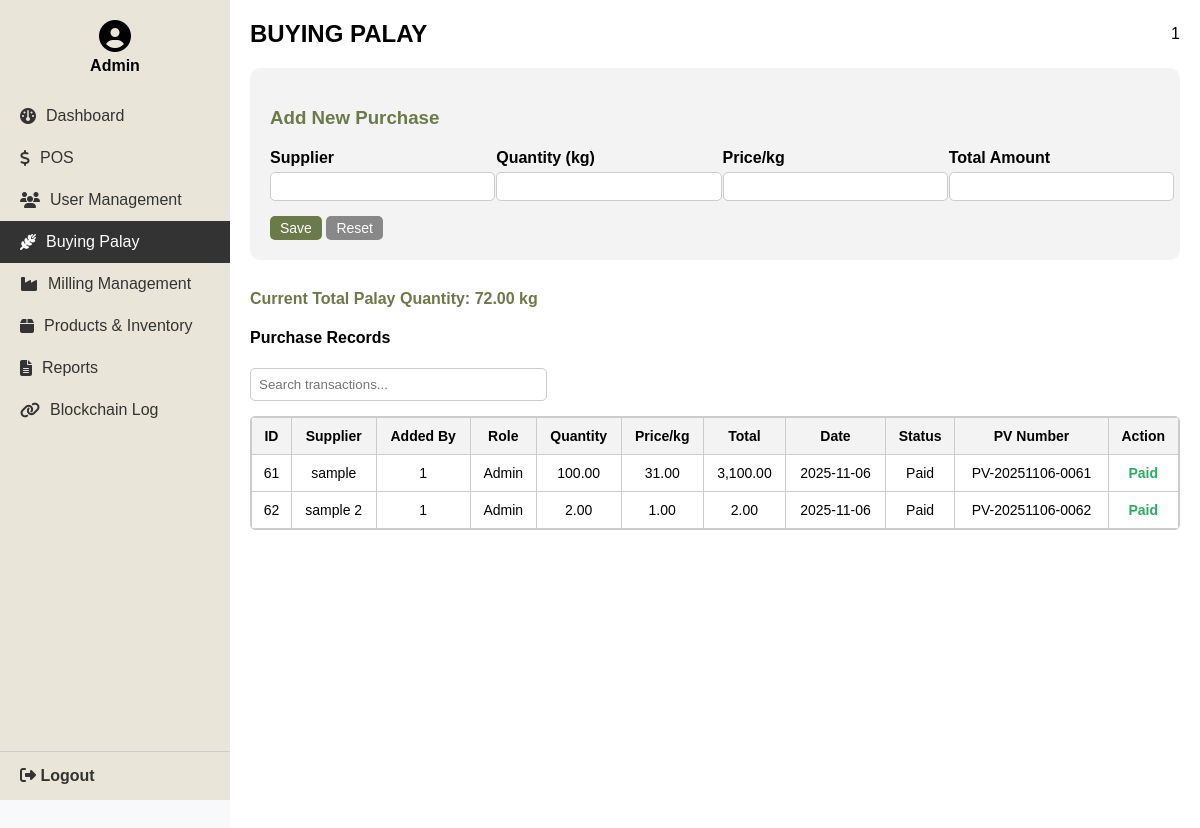
Screenshot of /buyingPalay.php (signed in) with the database file from the repository.
### tables this page shows
CREATE TABLE `palay_milling_process` (
  `id` int(11) NOT NULL,
  `rice_type` varchar(100) DEFAULT NULL,
  `palay_quantity` decimal(10,2) DEFAULT NULL,
  `added_by` int(11) DEFAULT NULL,
  `added_date` datetime DEFAULT NULL
);

CREATE TABLE `palay_purchases` (
  `id` int(11) NOT NULL,
  `supplier` varchar(100) NOT NULL,
  `user_id` varchar(50) NOT NULL,
  `quantity` decimal(10,2) NOT NULL,
  `total_amount` decimal(10,2) NOT NULL,
  `purchase_date` date NOT NULL,
  `price` decimal(10,2) NOT NULL,
  `payment_status` enum('Pending','Paid','Void') NOT NULL,
  `pv_printed` tinyint(1) NOT NULL DEFAULT 0,
  `pv_number` varchar(50) DEFAULT NULL
);

CREATE TABLE `users` (
  `id` int(11) NOT NULL,
  `user_id` varchar(20) NOT NULL,
  `name` varchar(100) NOT NULL,
  `role` varchar(50) NOT NULL,
  `password` varchar(255) NOT NULL,
  `date_added` date NOT NULL DEFAULT curdate()
);

### buyingPalay.php (the view, shortened to what this page needs)
<?php
include "db.php";
$current_user_name = $_SESSION['name'] ?? '';
$current_role      = $_SESSION['role'] ?? 'Operator';
$total_palay = 0;
$palay_res = $conn->query("SELECT palay_quantity FROM palay_milling_process LIMIT 1");
if ($palay_res && $palay_res->num_rows > 0) {
    $row = $palay_res->fetch_assoc();
    $total_palay = floatval($row['palay_quantity']);
}
?>
<!DOCTYPE html>
<html lang="en">
<head>
<link rel="stylesheet" href="https://cdnjs.cloudflare.com/ajax/libs/font-awesome/6.4.0/css/all.min.css" />
</head>
<body>
<aside class="sidebar">
    <div>
        <div class="profile">
            <i class="fa-solid fa-user-circle"></i>
            <span><?= htmlspecialchars($current_role); ?></span>
        </div>
        <ul class="menu">
            <li><a href="dashboard.php"><i class="fa-solid fa-gauge"></i> Dashboard</a></li>
                  <li><a href="pos.php"><i class="fa-solid fa-dollar"></i> POS</a></li>
            <li><a href="usermanagement.php"><i class="fa-solid fa-users"></i> User Management</a></li>
            <li class="active"><a href="buyingpalay.php"><i class="fa-solid fa-wheat-awn"></i> Buying Palay</a></li>
            <li><a href="milling.php"><i class="fa-solid fa-industry"></i> Milling Management</a></li>
            <li><a href="products.php"><i class="fa-solid fa-box"></i> Products & Inventory</a></li>
            <li><a href="reports.php"><i class="fa-solid fa-file-lines"></i> Reports</a></li>
            <li><a href="blockchain.php"><i class="fa-solid fa-link"></i> Blockchain Log</a></li>
        </ul>
    </div>
    <div class="logout" onclick="window.location.href='logout.php'">
        <i class="fa-solid fa-right-from-bracket"></i> Logout
    </div>
</aside>
<main class="main-content">
<header class="header">
    <h2>BUYING PALAY</h2>
    <div class="user-info">
        <span><?= htmlspecialchars($current_user_name); ?></span>
    </div>
</header>
<section style="margin-bottom:30px;padding:20px;background:#f3f3f3;border-radius:10px;">
    <h3 style="color:#6a7a48;margin-bottom:20px;">Add New Purchase</h3>
    <form method="POST" id="addPurchaseForm">
        <div class="form-grid">
            <div>
                <label>Supplier</label>
                <input type="text" name="supplier" required>
            </div>
            <div>
                <label>Quantity (kg)</label>
                <input type="number" name="quantity" id="quantity" required>
            </div>
            <div>
                <label>Price/kg</label>
                <input type="number" step="0.01" name="price" id="price" required>
            </div>
            <div>
                <label>Total Amount</label>
                <input type="number" step="0.01" name="total_amount" id="total_amount" readonly required>
            </div>
        </div>
        <div style="margin-top:15px;">
            <button type="submit" name="add" class="btn">Save</button>
            <button type="reset" class="btn" style="background:#888;">Reset</button>
        </div>
    </form>
</section>
<div class="total-palay">
    Current Total Palay Quantity: <?= number_format($total_palay, 2); ?> kg
</div>
<h4>Purchase Records</h4>
<div style="margin-bottom:15px;">
    <input type="text" id="searchInput" placeholder="Search transactions..." style="width:30%;padding:8px;border:1px solid #ccc;border-radius:5px;">
</div>
<div class="table-wrapper">
    <table>
        <thead>
            <tr>
                <th>ID</th>
                <th>Supplier</th>
                <th>Added By</th>
                <th>Role</th>
                <th>Quantity</th>
                <th>Price/kg</th>
                <th>Total</th>
                <th>Date</th>
                <th>Status</th>
                <th>PV Number</th>
                <th>Action</th>
            </tr>
        </thead>
        <tbody>
            <?php
            $res = $conn->query("
                SELECT p.*, u.name AS user_name, u.role AS user_role
                FROM palay_purchases p
                JOIN users u ON p.user_id = u.user_id
                ORDER BY p.id ASC
            ");
            while ($row = $res->fetch_assoc()) {
                $date = date('Y-m-d', strtotime($row['purchase_date']));
                $pvNumber = $row['pv_number'] ?? ($row['pv_printed'] ? 'Yes' : 'No');
                echo '<tr>';
                echo '<td>' . $row['id'] . '</td>';
                echo '<td>' . htmlspecialchars($row['supplier']) . '</td>';
                echo '<td>' . htmlspecialchars($row['user_name']) . '</td>';
                echo '<td>' . htmlspecialchars($row['user_role']) . '</td>';
                echo '<td>' . number_format($row['quantity'], 2) . '</td>';
                echo '<td>' . number_format($row['price'], 2) . '</td>';
                echo '<td>' . number_format($row['total_amount'], 2) . '</td>';
                echo '<td>' . $date . '</td>';
                echo '<td>' . $row['payment_status'] . '</td>';
                echo '<td>' . htmlspecialchars($pvNumber) . '</td>';
                echo '<td>';
                if ($row['payment_status'] === 'Pending') {
                    echo '<button type="button" class="btn" style="background:#2980b9;" onclick="openPrintPV(' . $row['id'] . ')">Print PV</button> ';
                    echo '<form method="POST" style="display:inline-block;">
                            <input type="hidden" name="id" value="' . $row['id'] . '">
                            <button type="submit" name="paid" class="btn" style="background:' . ($row['pv_printed'] ? '#27ae60' : '#aaa') . ';" ' . ($row['pv_printed'] ? '' : 'disabled') . '>Mark as Paid</button>
                          </form> ';
                    echo '<form method="POST" style="display:inline-block;">
                            <input type="hidden" name="id" value="' . $row['id'] . '">
                            <button type="submit" name="void" class="btn" style="background:#c0392b;">Void</button>
                          </form>';
                } elseif ($row['payment_status'] === 'Paid') {
                    echo '<span style="color:#27ae60;font-weight:bold;">Paid</span>';
                } else {
                    echo '<span style="color:#c0392b;font-weight:bold;">Voided</span>';
                }
                echo '</td>';
                echo '</tr>';
            }
            ?>
        </tbody>
    </table>
</div>
</main>
</body>
</html>

### buyingPalay.php (style rules this page uses)
body { margin:0; font-family:Arial,sans-serif; display:flex; background:#f8f9fa; height:100vh; overflow:hidden; }
.sidebar { width:230px; background:#e9e6d9; height:100vh; display:flex; flex-direction:column; justify-content:space-between; flex-shrink:0; position:fixed; left:0; top:0; overflow-y:auto; }
.sidebar .profile { text-align:center; margin:20px 0; font-weight:bold; }
.sidebar .profile i { font-size:2rem; display:block; margin-bottom:5px; }
.sidebar .menu { list-style:none; padding:0; margin:0; flex:1; }
.sidebar .menu li { padding:12px 20px; cursor:pointer; display:flex; align-items:center; gap:10px; color:#333; }
.sidebar .menu li:hover, .sidebar .menu li.active { background:#333; color:#fff; }
.sidebar .menu a { text-decoration:none; color:inherit; display:flex; align-items:center; gap:10px; width:100%; }
.sidebar .logout { display:block; padding:15px 20px; border-top:1px solid #ccc; cursor:pointer; font-weight:bold; color:#333; text-decoration:none; }
.main-content { flex:1; padding:20px; background:#fff; overflow-y:auto; margin-left:230px; height:100vh; }
.header { display:flex; justify-content:space-between; align-items:center; margin-bottom:20px; flex-wrap:wrap; }
.header h2 { margin:0; }
.user-info { display:flex; align-items:center; gap:10px; }
.form-grid { display:grid; grid-template-columns:repeat(auto-fit,minmax(200px,1fr)); gap:15px; }
.form-grid label { font-weight:bold; display:block; margin-bottom:5px; }
.form-grid input { width:100%; padding:6px; border:1px solid #ccc; border-radius:5px; }
.btn { padding:4px 10px; background:#6a7a48; color:#fff; border:none; border-radius:5px; cursor:pointer; font-size:14px; }
.table-wrapper { max-height:260px; overflow-y:auto; border:1px solid #ccc; border-radius:5px; }
table { width:100%; border-collapse:collapse; font-size:14px; }
table th, table td { border:1px solid #ccc; padding:10px; text-align:center; white-space:nowrap; }
table th { background:#f3f3f3; position:sticky; top:0; z-index:2; }
.total-palay { font-size:16px; font-weight:bold; margin-bottom:10px; color:#6a7a48; }

### rows the page displays
palay_milling_process: palay_quantity "72.00"
palay_purchases: id "61", supplier "sample", user.name "1", user.role "Admin", quantity "100.00", price "31.00", total_amount "3,100.00", purchase_date "2025-11-06", payment_status "Paid", pv_number "PV-20251106-0061"
palay_purchases: id "62", supplier "sample 2", user.name "1", user.role "Admin", quantity "2.00", price "1.00", total_amount "2.00", purchase_date "2025-11-06", payment_status "Paid", pv_number "PV-20251106-0062"

### other values shown
$current_role "Admin"
$current_user_name "1"
